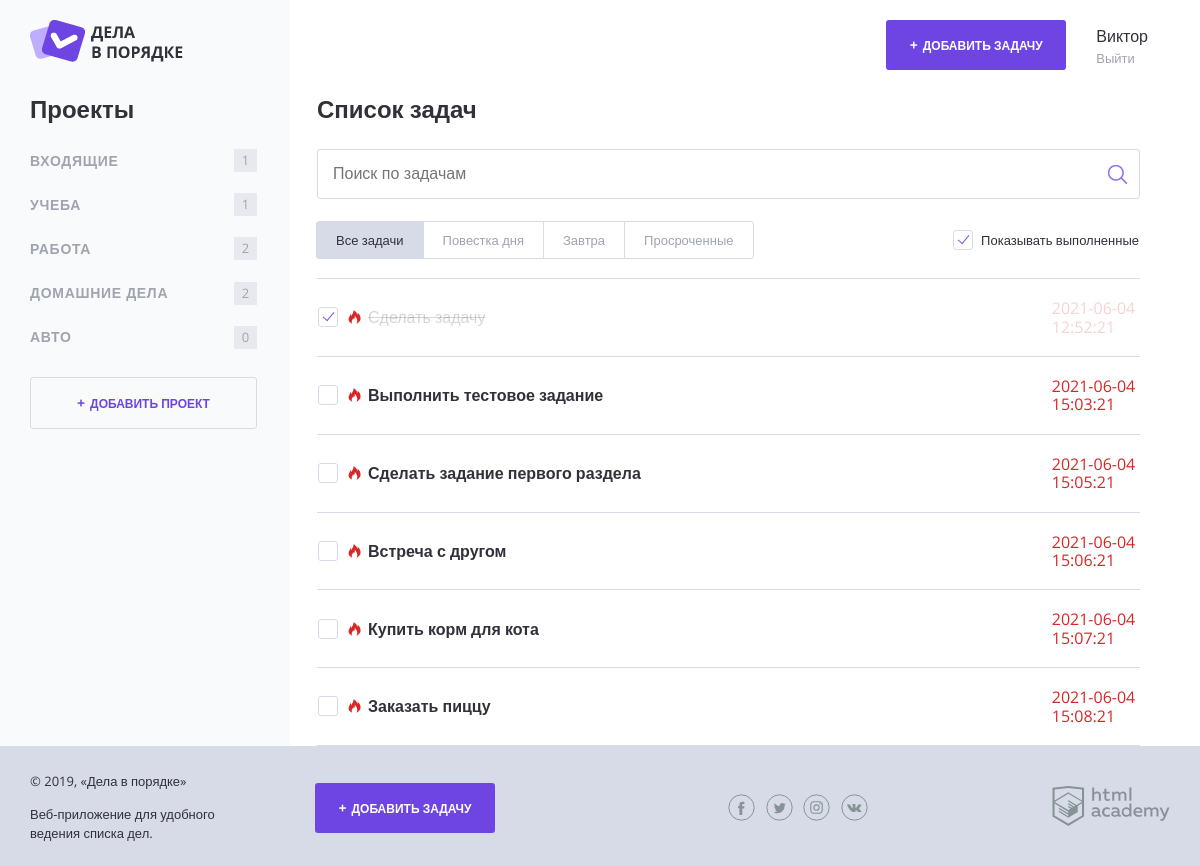
/index.php (signed in), run on the app's committed database.
### tables this page shows
CREATE TABLE IF NOT EXISTS `projects`
(
    `id`      int unsigned NOT NULL AUTO_INCREMENT,
    `user_id` int unsigned NOT NULL,
    `name`    varchar(255) NOT NULL,
    PRIMARY KEY (`id`)
);

CREATE TABLE IF NOT EXISTS `tasks`
(
    `id`         int unsigned NOT NULL AUTO_INCREMENT,
    `user_id`    int unsigned NOT NULL,
    `project_id` int unsigned NOT NULL,
    `name`       varchar(255) NOT NULL,
    `file`       varchar(255)      DEFAULT NULL,
    `date_add`   timestamp    NOT NULL,
    `date_term`  timestamp    NULL DEFAULT NULL,
    `status`     int          NULL DEFAULT 0,
    PRIMARY KEY (`id`)
);

### helpers.php (called while the page is built, shortened)
<?php
function include_template($name, array $data = []) {
    $name = 'templates/' . $name;
    extract($data);
    require $name;
    $result = ob_get_clean();
    return $result;
}

### templates/main.php (the view, shortened to what this page needs)
<section class="content__side">
    <h2 class="content__side-heading">Проекты</h2>
    <nav class="main-navigation">
        <ul class="main-navigation__list">
            <?php foreach ($categories as $item): ?>
                <li class="main-navigation__list-item  <?php if ($item['project_id'] == $projectId): ?> main-navigation__list-item--active <?php endif ?>">
                    <a class="main-navigation__list-item-link" href="/?project_id=<?= $item['project_id'] ?>">
                        <?= htmlspecialchars($item['name']); ?>
                    </a>
                    <span class="main-navigation__list-item-count">
                        <?= htmlspecialchars($item['count']) ?>
                    </span>
                </li>
            <?php endforeach; ?>
        </ul>
    </nav>
    <a class="button button--transparent button--plus content__side-button"
       href="pages/form-project.html" target="project_add">Добавить проект</a>
</section>
<main class="content__main">
    <h2 class="content__main-heading">Список задач</h2>
    <form class="search-form" action="index.php" method="get" autocomplete="off">
        <input class="search-form__input" type="text" name="search" value="<?= $_GET['search'] ?? ""; ?>"
               placeholder="Поиск по задачам">
        <input class="search-form__submit" type="submit" name="" value="Искать">
    </form>
    <div class="tasks-controls">
        <nav class="tasks-switch">
            <a href="/" class="tasks-switch__item tasks-switch__item--active">Все задачи</a>
            <a href="/" class="tasks-switch__item">Повестка дня</a>
            <a href="/" class="tasks-switch__item">Завтра</a>
            <a href="/" class="tasks-switch__item">Просроченные</a>
        </nav>
        <label class="checkbox">
            <span class="checkbox__text">Показывать выполненные</span>
        </label>
    </div>
    <?php if (!isset($_GET['search']) || (isset($_GET['search']) && count($tasks) > 0)) : ?>
        <table class="tasks">
            <?php foreach ($tasks as $item) : ?>
                <?php
                $data = strtotime($item['date_of_completion']);
                $resultData = ($data - time()) / 3600;
                ?>
                <tr class="tasks__item task
                <?php if ($resultData <= 24): ?>task--important <?php endif; ?>
                <?php if ($item['completed'] == 1): ?> task--completed <?php endif; ?>">
                    <td class="task__select">
                        <label class="checkbox task__checkbox">
                            <span class="checkbox__text"><?= htmlspecialchars($item['task']); ?></span>
                        </label>
                    </td>
                    <td class="task__file">
                    </td>
                    <td class="task__date"><?= htmlspecialchars($item['date_of_completion']); ?>
                    </td>
                </tr>
            <?php endforeach; ?>
        </table>
    <? else: ?>
        <p><?= $errors['search'] ?? '' ?></p>
    <? endif; ?>
</main>

### index.php (shortened to what this page needs)
<?php
include 'helpers.php';
$errors = [];
$projectId = null;
$conn = new mysqli($servername, $username, $password, $database);
$conn->set_charset("utf8");
function countTasksForCategory($conn, $categoryId)
{
    $sql = 'SELECT count(*) as count FROM tasks WHERE project_id =' . $categoryId;
    $result = mysqli_query($conn, $sql)->fetch_assoc();
    return $result['count'];
}
if (isset($_SESSION['user']) && !empty($_SESSION['user'])) {
    $user_id = $_SESSION['user']['id'];
    $show_complete_tasks = rand(0, 1);
    $categories = [];
    $tasks = [];
    $sqlProject = "SELECT * FROM `projects` where user_id = '$user_id'";
    $result = mysqli_query($conn, $sqlProject);
    $rows = mysqli_fetch_all($result, MYSQLI_ASSOC);
    foreach ($rows as $row) {
        $count = countTasksForCategory($conn, $row['id']);
        $categories[] = [
            'name' => $row['name'],
            'project_id' => $row['id'],
            'count' => $count,
        ];
    }
    if (!empty($_GET['search'])) {
        $trim = trim($_GET['search']);
        $searchSql = mysqli_query($conn,
            "SELECT * FROM `tasks` WHERE MATCH(name) AGAINST('$trim') and user_id = '$user_id'");
        if (mysqli_num_rows($searchSql) > 0) {
            $arSearchRows = mysqli_fetch_all($searchSql, MYSQLI_ASSOC);
            foreach ($arSearchRows as $row) {
                if (!empty($row['name']) && !empty($row['project_id'])) {
                    if (!empty($row['file'])) {
                        $arFile = explode('/', $row['file']);
                        $fileName = $arFile[count($arFile) - 1];
                    }
                    $tasks[] = [
                        'task' => $row['name'],
                        'date_of_completion' => $row['date_term'],
                        'category' => $row['project_id'],
                        'completed' => $row['status'] == true,
                        'file' => $row['file'],
                        'fileName' => $fileName ?? '',
                        'name' => $row['name'],
                    ];
                }
            }
        } else {
            $errors['search'] = "Ничего не найдено по вашему запросу";
        }
    } else {
        $resultSQL = "SELECT * FROM `tasks` WHERE  user_id = '$user_id'";
        $result2 = mysqli_query($conn, $resultSQL);
        $rows2 = mysqli_fetch_all($result2, MYSQLI_ASSOC);
        foreach ($rows2 as $row) {
            if (!empty($row['name']) && !empty($row['project_id'])) {
                $tasks[] = [
                    'task' => $row['name'],
                    'date_of_completion' => $row['date_term'],
                    'category' => $row['project_id'],
                    'completed' => $row['status'] == true,
                    'file' => $row['file'],
                    'fileName' => $fileName ?? '',
                    'name' => $row['name'],
                ];
            }
        }
    }
    $mainContent = include_template('main.php', [
        'categories' => $categories,
        'tasks' => $tasks,
        'show_complete_tasks' => $show_complete_tasks,
        'projectId' => $projectId,
        'errors' => $errors,
    ]);
} else {
    $mainContent = include_template('guest.php', []);
}
echo include_template('layout.php', ['title' => 'Дела в порядке', 'content' => $mainContent]);

### templates/layout.php (shortened to what this page needs)
<!DOCTYPE html>
<html lang="ru">
<head>
    <link rel="stylesheet" href="css/normalize.css">
    <link rel="stylesheet" href="css/style.css">
    <link rel="stylesheet" href="css/flatpickr.min.css">
</head>
<body class="body <?= isset($_SESSION['user']) ? "" : "body-background" ?>">
<div class="page-wrapper">
    <div class="container <?= isset($_SESSION['user']) ? "container--with-sidebar" : "" ?>">
        <?php if (isset($_SESSION['user'])): ?>
        <header class="main-header">
            <a href="/">
                <img src="img/logo.png" width="153" height="42" alt="Логотип Дела в порядке">
            </a>
            <div class="main-header__side">
                <a class="main-header__side-item button button--plus open-modal" href="add.php">Добавить задачу</a>
                <div class="main-header__side-item user-menu">
                    <div class="user-menu__data">
                        <p><?= strip_tags($_SESSION['user']['name']) ?></p>
                        <a href="../logout.php">Выйти</a>
                    </div>
                </div>
            </div>
        </header>
        <? endif;?>
        <div class="content"><?= $content; ?></div>
    </div>
</div>
<footer class="main-footer">
    <div class="container">
        <div class="main-footer__copyright">
            <p>© 2019, «Дела в порядке»</p>
            <p>Веб-приложение для удобного ведения списка дел.</p>
        </div>
        <?php if (isset($_SESSION['user'])) : ?>
            <a class="main-footer__button button button--plus" href="add.php">Добавить задачу</a>
        <?endif;?>
        <div class="main-footer__social social">
            <a class="social__link social__link--facebook" href="#">
            </a>
            <a class="social__link social__link--twitter" href="#">
            </a>
            <a class="social__link social__link--instagram" href="#">
            </a>
            <a class="social__link social__link--vkontakte" href="#">
            </a>
        </div>
        <div class="main-footer__developed-by">
            <a href="https://htmlacademy.ru/intensive/php">
                <img src="img/htmlacademy.svg" alt="HTML Academy" width="118" height="40">
            </a>
        </div>
    </div>
</footer>
</body>
</html>

### data on the page
projects: name "ВХОДЯЩИЕ", count "1"
projects: name "УЧЕБА", user "1"
projects: name "РАБОТА", count "2"
projects: name "ДОМАШНИЕ ДЕЛА", count "2"
projects: name "АВТО", count "0"
tasks: name "Сделать задачу", date_term "2021-06-04 12:52:21"
tasks: name "Выполнить тестовое задание", date_term "2021-06-04 15:03:21"
tasks: name "Сделать задание первого раздела", date_term "2021-06-04 15:05:21"
tasks: name "Встреча с другом", date_term "2021-06-04 15:06:21"
tasks: name "Купить корм для кота", date_term "2021-06-04 15:07:21"
tasks: name "Заказать пиццу", date_term "2021-06-04 15:08:21"

### other printed values
strip_tags($_SESSION['user']['name']) "Виктор"
